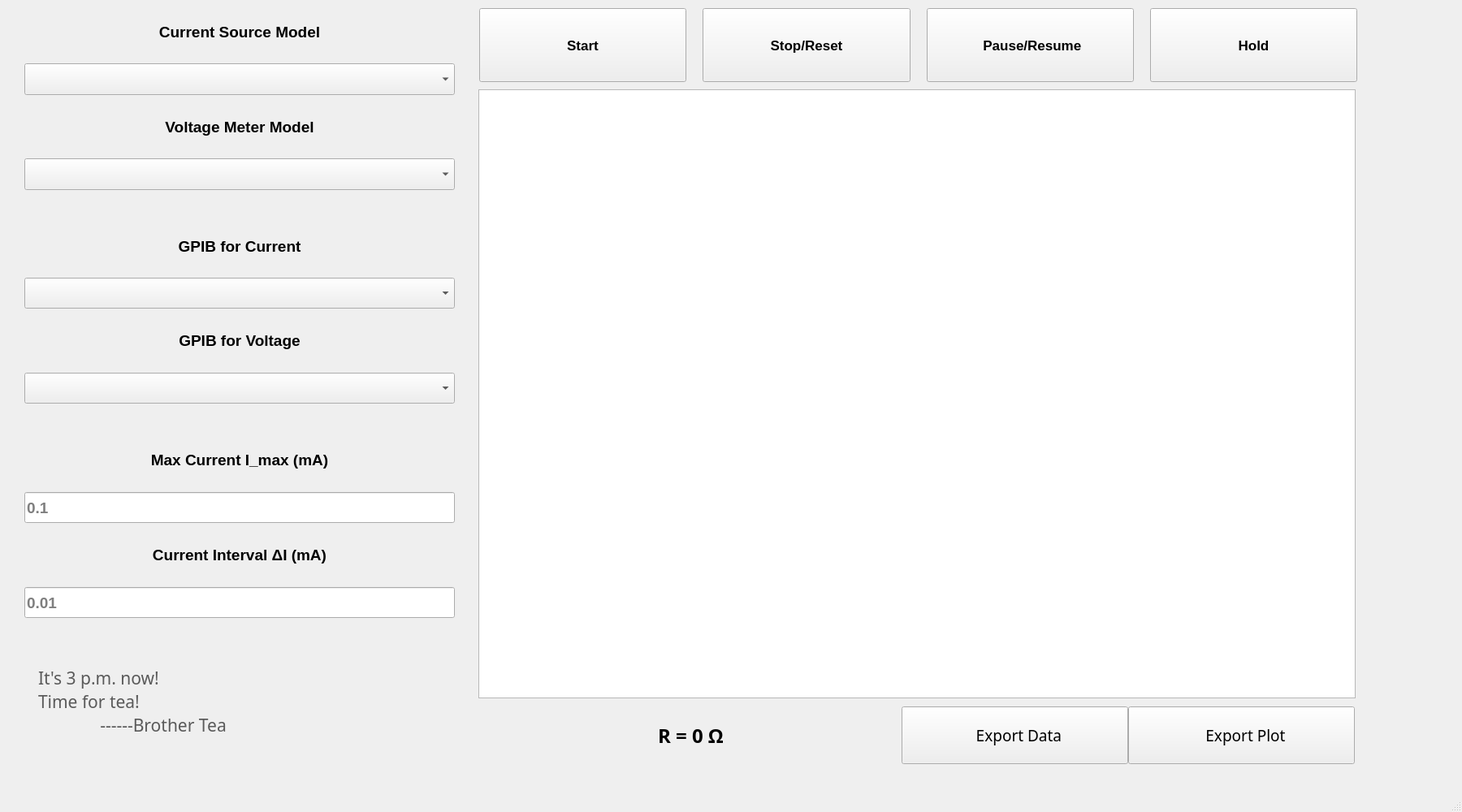
<?xml version="1.0" encoding="UTF-8"?>
<ui version="4.0">
 <class>MainWindow</class>
 <widget class="QMainWindow" name="MainWindow">
  <property name="enabled">
   <bool>true</bool>
  </property>
  <property name="geometry">
   <rect>
    <x>0</x>
    <y>0</y>
    <width>1800</width>
    <height>1000</height>
   </rect>
  </property>
  <property name="sizePolicy">
   <sizepolicy hsizetype="Minimum" vsizetype="Preferred">
    <horstretch>0</horstretch>
    <verstretch>0</verstretch>
   </sizepolicy>
  </property>
  <property name="font">
   <font>
    <family>微软雅黑</family>
    <pointsize>14</pointsize>
   </font>
  </property>
  <property name="windowTitle">
   <string>I-V Measurement</string>
  </property>
  <property name="toolTipDuration">
   <number>-2</number>
  </property>
  <property name="layoutDirection">
   <enum>Qt::LeftToRight</enum>
  </property>
  <widget class="QWidget" name="centralwidget">
   <property name="enabled">
    <bool>true</bool>
   </property>
   <widget class="QWidget" name="horizontalLayoutWidget">
    <property name="geometry">
     <rect>
      <x>590</x>
      <y>10</y>
      <width>1081</width>
      <height>91</height>
     </rect>
    </property>
    <layout class="QHBoxLayout" name="layoutControl">
     <property name="spacing">
      <number>20</number>
     </property>
     <property name="sizeConstraint">
      <enum>QLayout::SetNoConstraint</enum>
     </property>
     <item>
      <widget class="QPushButton" name="pbStart">
       <property name="enabled">
        <bool>true</bool>
       </property>
       <property name="sizePolicy">
        <sizepolicy hsizetype="Expanding" vsizetype="Expanding">
         <horstretch>0</horstretch>
         <verstretch>0</verstretch>
        </sizepolicy>
       </property>
       <property name="sizeIncrement">
        <size>
         <width>0</width>
         <height>0</height>
        </size>
       </property>
       <property name="font">
        <font>
         <family>Microsoft YaHei UI</family>
         <pointsize>13</pointsize>
         <weight>75</weight>
         <bold>true</bold>
        </font>
       </property>
       <property name="focusPolicy">
        <enum>Qt::WheelFocus</enum>
       </property>
       <property name="text">
        <string> Start </string>
       </property>
       <property name="icon">
        <iconset>
         <normalon>:/img/img/start.png</normalon>
        </iconset>
       </property>
       <property name="iconSize">
        <size>
         <width>60</width>
         <height>60</height>
        </size>
       </property>
       <property name="shortcut">
        <string>Ctrl+R</string>
       </property>
      </widget>
     </item>
     <item>
      <widget class="QPushButton" name="pbStop">
       <property name="enabled">
        <bool>true</bool>
       </property>
       <property name="sizePolicy">
        <sizepolicy hsizetype="Expanding" vsizetype="Expanding">
         <horstretch>0</horstretch>
         <verstretch>0</verstretch>
        </sizepolicy>
       </property>
       <property name="font">
        <font>
         <family>Microsoft YaHei UI</family>
         <pointsize>13</pointsize>
         <weight>75</weight>
         <bold>true</bold>
        </font>
       </property>
       <property name="text">
        <string> Stop/Reset </string>
       </property>
       <property name="icon">
        <iconset>
         <normalon>:/img/img/stop.png</normalon>
        </iconset>
       </property>
       <property name="iconSize">
        <size>
         <width>60</width>
         <height>60</height>
        </size>
       </property>
      </widget>
     </item>
     <item>
      <widget class="QPushButton" name="pbPause">
       <property name="sizePolicy">
        <sizepolicy hsizetype="Expanding" vsizetype="Expanding">
         <horstretch>0</horstretch>
         <verstretch>0</verstretch>
        </sizepolicy>
       </property>
       <property name="font">
        <font>
         <family>Microsoft YaHei UI</family>
         <pointsize>13</pointsize>
         <weight>75</weight>
         <bold>true</bold>
        </font>
       </property>
       <property name="text">
        <string> Pause/Resume</string>
       </property>
       <property name="icon">
        <iconset>
         <normalon>:/img/img/pause.png</normalon>
        </iconset>
       </property>
       <property name="iconSize">
        <size>
         <width>60</width>
         <height>60</height>
        </size>
       </property>
      </widget>
     </item>
     <item>
      <widget class="QPushButton" name="pbHold">
       <property name="sizePolicy">
        <sizepolicy hsizetype="Expanding" vsizetype="Expanding">
         <horstretch>0</horstretch>
         <verstretch>0</verstretch>
        </sizepolicy>
       </property>
       <property name="font">
        <font>
         <family>Microsoft YaHei UI</family>
         <pointsize>13</pointsize>
         <weight>75</weight>
         <bold>true</bold>
        </font>
       </property>
       <property name="text">
        <string> Hold </string>
       </property>
       <property name="icon">
        <iconset>
         <normalon>:/img/img/hold.png</normalon>
        </iconset>
       </property>
       <property name="iconSize">
        <size>
         <width>60</width>
         <height>60</height>
        </size>
       </property>
      </widget>
     </item>
    </layout>
   </widget>
   <widget class="QWidget" name="verticalLayoutWidget">
    <property name="geometry">
     <rect>
      <x>10</x>
      <y>0</y>
      <width>570</width>
      <height>781</height>
     </rect>
    </property>
    <layout class="QVBoxLayout" name="layoutInput">
     <property name="spacing">
      <number>20</number>
     </property>
     <property name="sizeConstraint">
      <enum>QLayout::SetNoConstraint</enum>
     </property>
     <property name="leftMargin">
      <number>20</number>
     </property>
     <property name="topMargin">
      <number>20</number>
     </property>
     <property name="rightMargin">
      <number>20</number>
     </property>
     <property name="bottomMargin">
      <number>20</number>
     </property>
     <item>
      <widget class="QLabel" name="label">
       <property name="enabled">
        <bool>true</bool>
       </property>
       <property name="sizePolicy">
        <sizepolicy hsizetype="Expanding" vsizetype="Preferred">
         <horstretch>0</horstretch>
         <verstretch>0</verstretch>
        </sizepolicy>
       </property>
       <property name="font">
        <font>
         <family>Microsoft YaHei UI</family>
         <pointsize>14</pointsize>
         <weight>75</weight>
         <bold>true</bold>
        </font>
       </property>
       <property name="text">
        <string>Current Source Model</string>
       </property>
       <property name="alignment">
        <set>Qt::AlignCenter</set>
       </property>
      </widget>
     </item>
     <item>
      <widget class="QComboBox" name="cbCurrent">
       <property name="sizePolicy">
        <sizepolicy hsizetype="Expanding" vsizetype="Preferred">
         <horstretch>0</horstretch>
         <verstretch>0</verstretch>
        </sizepolicy>
       </property>
       <property name="font">
        <font>
         <family>Microsoft YaHei UI</family>
         <pointsize>14</pointsize>
         <weight>75</weight>
         <bold>true</bold>
        </font>
       </property>
      </widget>
     </item>
     <item>
      <widget class="QLabel" name="label_2">
       <property name="enabled">
        <bool>true</bool>
       </property>
       <property name="sizePolicy">
        <sizepolicy hsizetype="Expanding" vsizetype="Preferred">
         <horstretch>0</horstretch>
         <verstretch>0</verstretch>
        </sizepolicy>
       </property>
       <property name="font">
        <font>
         <family>Microsoft YaHei UI</family>
         <pointsize>14</pointsize>
         <weight>75</weight>
         <bold>true</bold>
        </font>
       </property>
       <property name="text">
        <string>Voltage Meter Model</string>
       </property>
       <property name="alignment">
        <set>Qt::AlignCenter</set>
       </property>
      </widget>
     </item>
     <item>
      <widget class="QComboBox" name="cbVolt">
       <property name="sizePolicy">
        <sizepolicy hsizetype="Expanding" vsizetype="Preferred">
         <horstretch>0</horstretch>
         <verstretch>0</verstretch>
        </sizepolicy>
       </property>
       <property name="font">
        <font>
         <family>Microsoft YaHei UI</family>
         <pointsize>14</pointsize>
         <weight>75</weight>
         <bold>true</bold>
        </font>
       </property>
      </widget>
     </item>
     <item>
      <spacer name="verticalSpacer">
       <property name="orientation">
        <enum>Qt::Vertical</enum>
       </property>
       <property name="sizeType">
        <enum>QSizePolicy::Fixed</enum>
       </property>
       <property name="sizeHint" stdset="0">
        <size>
         <width>50</width>
         <height>30</height>
        </size>
       </property>
      </spacer>
     </item>
     <item>
      <widget class="QLabel" name="label_4">
       <property name="enabled">
        <bool>true</bool>
       </property>
       <property name="sizePolicy">
        <sizepolicy hsizetype="Expanding" vsizetype="Preferred">
         <horstretch>0</horstretch>
         <verstretch>0</verstretch>
        </sizepolicy>
       </property>
       <property name="font">
        <font>
         <family>Microsoft YaHei UI</family>
         <pointsize>14</pointsize>
         <weight>75</weight>
         <bold>true</bold>
        </font>
       </property>
       <property name="text">
        <string>GPIB for Current</string>
       </property>
       <property name="alignment">
        <set>Qt::AlignCenter</set>
       </property>
      </widget>
     </item>
     <item>
      <widget class="QComboBox" name="cbGpibCurrent">
       <property name="sizePolicy">
        <sizepolicy hsizetype="Expanding" vsizetype="Preferred">
         <horstretch>0</horstretch>
         <verstretch>0</verstretch>
        </sizepolicy>
       </property>
       <property name="font">
        <font>
         <family>Microsoft YaHei UI</family>
         <pointsize>14</pointsize>
         <weight>75</weight>
         <bold>true</bold>
        </font>
       </property>
      </widget>
     </item>
     <item>
      <widget class="QLabel" name="label_3">
       <property name="enabled">
        <bool>true</bool>
       </property>
       <property name="sizePolicy">
        <sizepolicy hsizetype="Expanding" vsizetype="Preferred">
         <horstretch>0</horstretch>
         <verstretch>0</verstretch>
        </sizepolicy>
       </property>
       <property name="font">
        <font>
         <family>Microsoft YaHei UI</family>
         <pointsize>14</pointsize>
         <weight>75</weight>
         <bold>true</bold>
        </font>
       </property>
       <property name="text">
        <string>GPIB for Voltage</string>
       </property>
       <property name="alignment">
        <set>Qt::AlignCenter</set>
       </property>
      </widget>
     </item>
     <item>
      <widget class="QComboBox" name="cbGpibVolt">
       <property name="sizePolicy">
        <sizepolicy hsizetype="Expanding" vsizetype="Preferred">
         <horstretch>0</horstretch>
         <verstretch>0</verstretch>
        </sizepolicy>
       </property>
       <property name="font">
        <font>
         <family>Microsoft YaHei UI</family>
         <pointsize>14</pointsize>
         <weight>75</weight>
         <bold>true</bold>
        </font>
       </property>
      </widget>
     </item>
     <item>
      <spacer name="verticalSpacer_2">
       <property name="orientation">
        <enum>Qt::Vertical</enum>
       </property>
       <property name="sizeType">
        <enum>QSizePolicy::Fixed</enum>
       </property>
       <property name="sizeHint" stdset="0">
        <size>
         <width>50</width>
         <height>30</height>
        </size>
       </property>
      </spacer>
     </item>
     <item>
      <widget class="QLabel" name="label_5">
       <property name="enabled">
        <bool>true</bool>
       </property>
       <property name="sizePolicy">
        <sizepolicy hsizetype="Expanding" vsizetype="Preferred">
         <horstretch>0</horstretch>
         <verstretch>0</verstretch>
        </sizepolicy>
       </property>
       <property name="font">
        <font>
         <family>Microsoft YaHei UI</family>
         <pointsize>14</pointsize>
         <weight>75</weight>
         <bold>true</bold>
        </font>
       </property>
       <property name="text">
        <string>Max Current I_max (mA)</string>
       </property>
       <property name="alignment">
        <set>Qt::AlignCenter</set>
       </property>
      </widget>
     </item>
     <item>
      <widget class="QLineEdit" name="ipCurrent">
       <property name="sizePolicy">
        <sizepolicy hsizetype="Preferred" vsizetype="Minimum">
         <horstretch>0</horstretch>
         <verstretch>0</verstretch>
        </sizepolicy>
       </property>
       <property name="font">
        <font>
         <family>Microsoft YaHei UI</family>
         <pointsize>14</pointsize>
         <weight>75</weight>
         <bold>true</bold>
        </font>
       </property>
       <property name="inputMethodHints">
        <set>Qt::ImhDigitsOnly</set>
       </property>
       <property name="placeholderText">
        <string>0.1</string>
       </property>
      </widget>
     </item>
     <item>
      <widget class="QLabel" name="label_6">
       <property name="enabled">
        <bool>true</bool>
       </property>
       <property name="sizePolicy">
        <sizepolicy hsizetype="Expanding" vsizetype="Preferred">
         <horstretch>0</horstretch>
         <verstretch>0</verstretch>
        </sizepolicy>
       </property>
       <property name="font">
        <font>
         <family>Microsoft YaHei UI</family>
         <pointsize>14</pointsize>
         <weight>75</weight>
         <bold>true</bold>
        </font>
       </property>
       <property name="text">
        <string>Current Interval ΔI (mA)</string>
       </property>
       <property name="alignment">
        <set>Qt::AlignCenter</set>
       </property>
      </widget>
     </item>
     <item>
      <widget class="QLineEdit" name="ipDeltaCurrent">
       <property name="sizePolicy">
        <sizepolicy hsizetype="Preferred" vsizetype="Minimum">
         <horstretch>0</horstretch>
         <verstretch>0</verstretch>
        </sizepolicy>
       </property>
       <property name="font">
        <font>
         <family>Microsoft YaHei UI</family>
         <pointsize>14</pointsize>
         <weight>75</weight>
         <bold>true</bold>
        </font>
       </property>
       <property name="inputMethodHints">
        <set>Qt::ImhDigitsOnly</set>
       </property>
       <property name="placeholderText">
        <string>0.01</string>
       </property>
      </widget>
     </item>
    </layout>
   </widget>
   <widget class="GraphicsLayoutWidget" name="graphMonitor">
    <property name="geometry">
     <rect>
      <x>589</x>
      <y>110</y>
      <width>1080</width>
      <height>750</height>
     </rect>
    </property>
   </widget>
   <widget class="QWidget" name="layoutWidget">
    <property name="geometry">
     <rect>
      <x>810</x>
      <y>870</y>
      <width>858</width>
      <height>76</height>
     </rect>
    </property>
    <layout class="QHBoxLayout" name="layoutExport">
     <property name="spacing">
      <number>0</number>
     </property>
     <property name="sizeConstraint">
      <enum>QLayout::SetNoConstraint</enum>
     </property>
     <property name="leftMargin">
      <number>0</number>
     </property>
     <property name="rightMargin">
      <number>0</number>
     </property>
     <property name="bottomMargin">
      <number>5</number>
     </property>
     <item>
      <widget class="QLabel" name="lbResistance">
       <property name="sizePolicy">
        <sizepolicy hsizetype="Fixed" vsizetype="Preferred">
         <horstretch>0</horstretch>
         <verstretch>0</verstretch>
        </sizepolicy>
       </property>
       <property name="minimumSize">
        <size>
         <width>300</width>
         <height>0</height>
        </size>
       </property>
       <property name="font">
        <font>
         <family>Microsoft YaHei UI Light</family>
         <pointsize>18</pointsize>
         <weight>75</weight>
         <bold>true</bold>
        </font>
       </property>
       <property name="text">
        <string>R = 0 Ω</string>
       </property>
       <property name="margin">
        <number>0</number>
       </property>
      </widget>
     </item>
     <item>
      <widget class="QPushButton" name="pbExportData">
       <property name="sizePolicy">
        <sizepolicy hsizetype="Minimum" vsizetype="Preferred">
         <horstretch>0</horstretch>
         <verstretch>0</verstretch>
        </sizepolicy>
       </property>
       <property name="maximumSize">
        <size>
         <width>300</width>
         <height>300</height>
        </size>
       </property>
       <property name="font">
        <font>
         <family>Microsoft YaHei UI Light</family>
         <pointsize>14</pointsize>
        </font>
       </property>
       <property name="layoutDirection">
        <enum>Qt::LeftToRight</enum>
       </property>
       <property name="autoFillBackground">
        <bool>false</bool>
       </property>
       <property name="text">
        <string>  Export Data</string>
       </property>
       <property name="icon">
        <iconset>
         <normalon>:/img/img/exportData.png</normalon>
        </iconset>
       </property>
       <property name="iconSize">
        <size>
         <width>35</width>
         <height>35</height>
        </size>
       </property>
      </widget>
     </item>
     <item>
      <widget class="QPushButton" name="pbExportPlot">
       <property name="sizePolicy">
        <sizepolicy hsizetype="Minimum" vsizetype="Preferred">
         <horstretch>0</horstretch>
         <verstretch>0</verstretch>
        </sizepolicy>
       </property>
       <property name="minimumSize">
        <size>
         <width>0</width>
         <height>0</height>
        </size>
       </property>
       <property name="maximumSize">
        <size>
         <width>300</width>
         <height>300</height>
        </size>
       </property>
       <property name="font">
        <font>
         <family>Microsoft YaHei UI Light</family>
         <pointsize>14</pointsize>
        </font>
       </property>
       <property name="text">
        <string>  Export Plot</string>
       </property>
       <property name="icon">
        <iconset>
         <normalon>:/img/img/exportPlot.png</normalon>
        </iconset>
       </property>
       <property name="iconSize">
        <size>
         <width>35</width>
         <height>35</height>
        </size>
       </property>
      </widget>
     </item>
    </layout>
   </widget>
   <widget class="QWidget" name="layoutWidget">
    <property name="geometry">
     <rect>
      <x>30</x>
      <y>760</y>
      <width>731</width>
      <height>218</height>
     </rect>
    </property>
    <layout class="QHBoxLayout" name="horizontalLayout">
     <property name="bottomMargin">
      <number>10</number>
     </property>
     <item>
      <widget class="QLabel" name="label_7">
       <property name="sizePolicy">
        <sizepolicy hsizetype="Minimum" vsizetype="Preferred">
         <horstretch>0</horstretch>
         <verstretch>0</verstretch>
        </sizepolicy>
       </property>
       <property name="text">
        <string/>
       </property>
       <property name="pixmap">
        <pixmap resource="Images.qrc">:/img/img/brotherTea.png</pixmap>
       </property>
      </widget>
     </item>
     <item>
      <widget class="QLabel" name="textSlogan">
       <property name="sizePolicy">
        <sizepolicy hsizetype="Expanding" vsizetype="Maximum">
         <horstretch>0</horstretch>
         <verstretch>0</verstretch>
        </sizepolicy>
       </property>
       <property name="font">
        <font>
         <family>Viner Hand ITC</family>
         <pointsize>16</pointsize>
         <weight>50</weight>
         <italic>false</italic>
         <bold>false</bold>
        </font>
       </property>
       <property name="styleSheet">
        <string notr="true">font: 16pt &quot;Viner Hand ITC&quot;;
color: rgb(90, 90, 90);</string>
       </property>
       <property name="frameShadow">
        <enum>QFrame::Plain</enum>
       </property>
       <property name="text">
        <string>It's 3 p.m. now!
Time for tea!
              ------Brother Tea</string>
       </property>
       <property name="textFormat">
        <enum>Qt::AutoText</enum>
       </property>
      </widget>
     </item>
    </layout>
   </widget>
  </widget>
  <widget class="QStatusBar" name="statusbar"/>
 </widget>
 <customwidgets>
  <customwidget>
   <class>GraphicsLayoutWidget</class>
   <extends>QGraphicsView</extends>
   <header>pyqtgraph</header>
  </customwidget>
 </customwidgets>
 <resources>
  <include location="Images.qrc"/>
 </resources>
 <connections/>
</ui>
